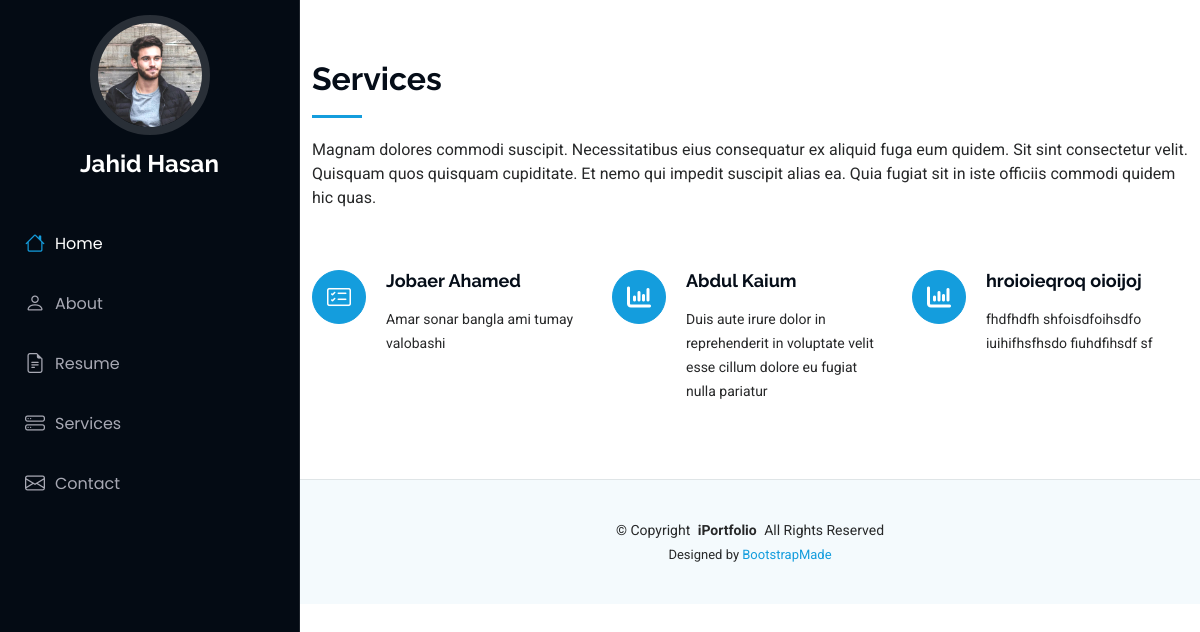
/Service, run on the app's committed database.
### myapp/models.py (models this page shows)
class Service(models.Model):
    icon = models.CharField(max_length=50)
    title = models.CharField(max_length=200)
    sort_description = models.CharField(max_length=500)

### myapp/views.py (the view)
# urls.py: path('Service',service,name='service')
def service(request):
    service = Service.objects.all()
    return render(request,'service.html',{'service':service})

### myapp/templates/service.html
{% extends "base.html" %}
{% load static %}
{% block content %}
    <main class="main">
        <section id="services" class="services section">
            <div class="container section-title" data-aos="fade-up">
            <h2>Services</h2>
            <p>Magnam dolores commodi suscipit. Necessitatibus eius consequatur ex aliquid fuga eum quidem. Sit sint consectetur velit. Quisquam quos quisquam cupiditate. Et nemo qui impedit suscipit alias ea. Quia fugiat sit in iste officiis commodi quidem hic quas.</p>
            </div>
            <div class="container">
            <div class="row gy-4">
                {% for s in service %}
                <div class=" col-lg-4 col-md-6 service-item d-flex hidden" data-aos="fade-up" data-aos-delay="100">
                    <div class="icon flex-shrink-0"><i class="{{s.icon}}"></i></div>
                    <div>
                    <h4 class="title"><a href="service-details.html" class="stretched-link">{{s.title}}</a></h4>
                    <p class="description">{{s.sort_description}}</p>
                    </div>
                </div>
                {% endfor %}
            </div>
            </div>
        </section>
    </main>
{% endblock %}

### myapp/templates/base.html (shortened to what this page needs)
<!DOCTYPE html>
<html lang="en">
<head>
  {% load static %}
  <link href="{% static 'assets/vendor/bootstrap/css/bootstrap.min.css' %}" rel="stylesheet">
  <link href="{% static 'assets/vendor/bootstrap-icons/bootstrap-icons.css' %}" rel="stylesheet">
  <link href="{% static 'assets/vendor/aos/aos.css' %}" rel="stylesheet">
  <link href="{% static 'assets/vendor/glightbox/css/glightbox.min.css' %}" rel="stylesheet">
  <link href="{% static 'assets/vendor/swiper/swiper-bundle.min.css' %}" rel="stylesheet">
  <link href="{% static 'assets/css/main.css' %}" rel="stylesheet">
  <link rel="stylesheet" href="https://cdnjs.cloudflare.com/ajax/libs/font-awesome/6.6.0/css/all.min.css" />
</head>
<body class="index-page">
  <header id="header" class="header dark-background d-flex flex-column">
    <div class="profile-img">
      <img src="{% static 'assets/img/my-profile-img.jpg' %}" alt="" class="img-fluid rounded-circle">
    </div>
    <a href="index.html" class="logo d-flex align-items-center justify-content-center">
      <h1 class="sitename">Jahid Hasan</h1>
    </a>
    <nav id="navmenu" class="navmenu">
      <ul>
        <li><a href="{% url 'index' %}" class="active"><i class="bi bi-house navicon"></i>Home</a></li>
        <li><a href="{% url 'about' %}"><i class="bi bi-person navicon"></i> About</a></li>
        <li><a href="{% url 'resume' %}"><i class="bi bi-file-earmark-text navicon"></i> Resume</a></li>
        <li><a href="{% url 'service' %}"><i class="bi bi-hdd-stack navicon"></i> Services</a></li>
        <li><a href="{% url 'contact' %}"><i class="bi bi-envelope navicon"></i> Contact</a></li>
      </ul>
    </nav>
  </header>
  {% block content %}{% endblock %}
  <footer id="footer" class="footer position-relative light-background">
    <div class="container">
      <div class="copyright text-center ">
        <p>© <span>Copyright</span> <strong class="px-1 sitename">iPortfolio</strong> <span>All Rights Reserved</span></p>
      </div>
      <div class="credits">
        Designed by <a href="https://bootstrapmade.com/">BootstrapMade</a>
      </div>
    </div>
  </footer>
</body>
</html>

### myapp/static/assets/css/main.css (style rules this page uses)
:root { --default-font: "Roboto", system-ui, -apple-system, "Segoe UI", Roboto, "Helvetica Neue", Arial, "Noto Sans", "Liberation Sans", sans-serif, "Apple Color Emoji", "Segoe UI Emoji", "Segoe UI Symbol", "Noto Color Emoji"; --heading-font: "Raleway", sans-serif; --nav-font: "Poppins", sans-serif; }
:root { --background-color: #ffffff; --default-color: #272829; --heading-color: #050d18; --accent-color: #149ddd; --surface-color: #ffffff; --contrast-color: #ffffff; }
:root { --nav-color: #a8a9b4; --nav-hover-color: #ffffff; --nav-mobile-background-color: #040b14; --nav-dropdown-background-color: #040b14; --nav-dropdown-color: #a8a9b4; --nav-dropdown-hover-color: #ffffff; }
.light-background { --background-color: #f4fafd; --surface-color: #ffffff; }
.dark-background { --background-color: #040b14; --default-color: #ffffff; --heading-color: #ffffff; --surface-color: #151f2b; --contrast-color: #ffffff; }
:root { scroll-behavior: smooth; }
body { color: var(--default-color); background-color: var(--background-color); font-family: var(--default-font); }
a { color: var(--accent-color); text-decoration: none; transition: 0.3s; }
h1, h2, h3, h4, h5, h6 { color: var(--heading-color); font-family: var(--heading-font); }
.header { color: var(--default-color); background-color: var(--background-color); position: fixed; top: 0; left: 0; bottom: 0; padding: 0 15px; width: 300px; transition: all ease-in-out 0.3s; overflow-y: auto; z-index: 997; border-right: 1px solid color-mix(in srgb, var(--default-color), transparent 90%); }
.header .profile-img img { margin: 15px auto; display: block; width: 120px; border: 8px solid color-mix(in srgb, var(--default-color), transparent 85%); }
.header .logo { line-height: 1; margin-bottom: 15px; }
.header .logo h1 { font-size: 24px; margin: 0; font-weight: 700; color: var(--heading-color); }
@media (min-width: 1200px) { .header~main, .header~#footer { margin-left: 300px; } }
.navmenu { padding: 0; z-index: 9997; }
.navmenu ul { list-style: none; padding: 0 0 20px 0; margin: 0; }
.navmenu a, .navmenu a:focus { color: var(--nav-color); padding: 15px 10px; font-family: var(--nav-font); font-size: 16px; font-weight: 400; display: flex; align-items: center; white-space: nowrap; transition: 0.3s; width: 100%; }
.navmenu a .navicon, .navmenu a:focus .navicon { font-size: 20px; margin-right: 10px; }
.navmenu a:hover, .navmenu .active, .navmenu .active:focus { color: var(--nav-hover-color); }
.navmenu a:hover .navicon, .navmenu .active .navicon, .navmenu .active:focus .navicon { color: var(--accent-color); }
.footer { color: var(--default-color); background-color: var(--background-color); font-size: 14px; padding: 40px 0; position: relative; border-top: 1px solid color-mix(in srgb, var(--default-color), transparent 90%); }
.footer .copyright p { margin-bottom: 0; }
.footer .credits { margin-top: 4px; font-size: 13px; text-align: center; }
section, .section { color: var(--default-color); background-color: var(--background-color); padding: 60px 0; overflow: clip; }
.section-title { padding-bottom: 60px; position: relative; }
.section-title h2 { font-size: 32px; font-weight: 700; margin-bottom: 20px; padding-bottom: 20px; position: relative; }
.section-title h2:after { content: ""; position: absolute; display: block; width: 50px; height: 3px; background: var(--accent-color); left: 0; bottom: 0; }
.section-title p { margin-bottom: 0; }
.services .service-item { position: relative; }
.services .service-item .icon { background: var(--accent-color); display: flex; align-items: center; justify-content: center; width: 54px; height: 54px; border-radius: 50%; transition: 0.5s; border: 1px solid var(--accent-color); margin-right: 20px; }
.services .service-item .icon i { color: var(--contrast-color); font-size: 24px; line-height: 0; }
.services .service-item .title { font-weight: 700; margin-bottom: 15px; font-size: 18px; }
.services .service-item .title a { color: var(--heading-color); }
.services .service-item .description { line-height: 24px; font-size: 14px; }

### data on the page
Service: title "Jobaer Ahamed", sort_description "Amar sonar bangla ami tumay valobashi"
Service: title "Abdul Kaium", sort_description "Duis aute irure dolor in reprehenderit in voluptate velit esse cillum dolore eu fugiat nulla pariatur"
Service: title "hroioieqroq oioijoj", sort_description "fhdfhdfh shfoisdfoihsdfo iuihifhsfhsdo fiuhdfihsdf sf"
